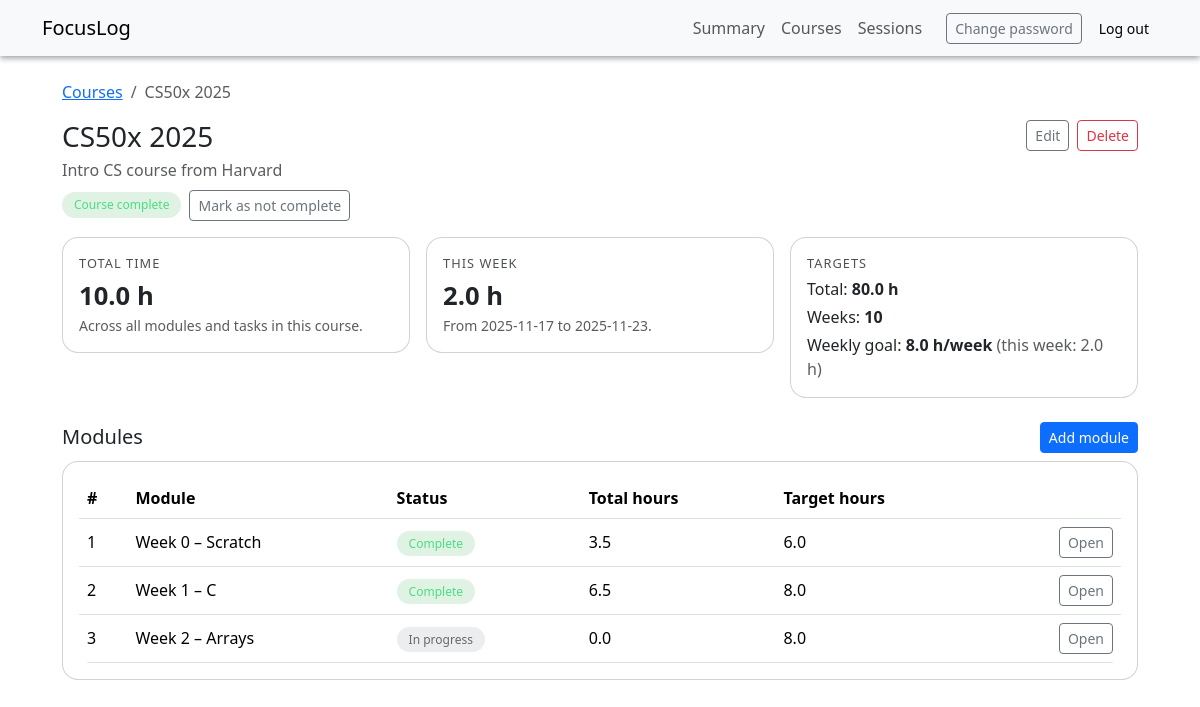
The app's page /courses/1 (signed in) with its own data.
### tables this page shows
CREATE TABLE courses (
    id                   INTEGER PRIMARY KEY AUTOINCREMENT,
    user_id              INTEGER NOT NULL,
    name                 TEXT NOT NULL,
    description          TEXT,
    target_total_hours   REAL,
    target_weeks         INTEGER,
    target_hours_per_week REAL,
    completed            INTEGER NOT NULL DEFAULT 0,
    FOREIGN KEY (user_id) REFERENCES users(id)
);

CREATE TABLE modules (
    id           INTEGER PRIMARY KEY AUTOINCREMENT,
    course_id    INTEGER NOT NULL,
    name         TEXT NOT NULL,
    order_index  INTEGER NOT NULL DEFAULT 1,
    target_hours REAL,
    completed    INTEGER NOT NULL DEFAULT 0,
    FOREIGN KEY (course_id) REFERENCES courses(id)
);

### app.py (the view)
@app.route("/courses/<int:course_id>")
@login_required
def course_detail(course_id):
    course = get_course_or_404(course_id)
    user_id = session["user_id"]
    db = get_db()
    cur = db.execute(
        """
        SELECT COALESCE(SUM(s.duration_minutes), 0) AS total_minutes
        FROM modules m
        LEFT JOIN tasks t ON t.module_id = m.id
        LEFT JOIN sessions s
          ON s.task_id = t.id
         AND s.user_id = ?
        WHERE m.course_id = ?;
        """,
        (user_id, course_id),
    )
    course_minutes = cur.fetchone()["total_minutes"]
    today = date.today()
    start_of_week = today - timedelta(days=today.weekday())  # Monday
    end_of_week = start_of_week + timedelta(days=6)
    start_str = start_of_week.isoformat()
    end_str = end_of_week.isoformat()
    cur = db.execute(
        """
        SELECT COALESCE(SUM(s.duration_minutes), 0) AS weekly_minutes
        FROM modules m
        LEFT JOIN tasks t ON t.module_id = m.id
        LEFT JOIN sessions s
          ON s.task_id = t.id
         AND s.user_id = ?
         AND s.date >= ?
         AND s.date <= ?
        WHERE m.course_id = ?;
        """,
        (user_id, start_str, end_str, course_id),
    )
    weekly_minutes = cur.fetchone()["weekly_minutes"]
    cur = db.execute(
        """
        SELECT m.id,
               m.name,
               m.order_index,
               m.completed,
               m.target_hours,
               COALESCE(SUM(s.duration_minutes), 0) AS total_minutes
        FROM modules m
        LEFT JOIN tasks t ON t.module_id = m.id
        LEFT JOIN sessions s
          ON s.task_id = t.id
         AND s.user_id = ?
        WHERE m.course_id = ?
        GROUP BY m.id
        ORDER BY m.order_index;
        """,
        (user_id, course_id),
    )
    modules = cur.fetchall()
    return render_template(
        "courses/detail.html",
        course=course,
        course_minutes=course_minutes,
        weekly_minutes=weekly_minutes,
        modules=modules,
        start_of_week=start_of_week,
        end_of_week=end_of_week,
    )

### app.py (called while the page is built)
def get_db():
    if "db" not in g:
        db_path = app.config["DATABASE"]
        conn = sqlite3.connect(db_path)
        conn.row_factory = sqlite3.Row
        g.db = conn
    return g.db

def get_course_or_404(course_id):
    user_id = session.get("user_id")
    db = get_db()
    cur = db.execute(
        "SELECT * FROM courses WHERE id = ? AND user_id = ?",
        (course_id, user_id),
    )
    course = cur.fetchone()
    if course is None:
        abort(404)
    return course

### helpers.py (called while the page is built)
def login_required(f):
    @wraps(f)
    def decorated(*args, **kwargs):
        if "user_id" not in session:
            return redirect(url_for("login"))
        return f(*args, **kwargs)
    return decorated

### templates/courses/detail.html
{% extends "layout.html" %}
{% block body %}
<nav aria-label="breadcrumb">
  <ol class="breadcrumb">
    <li class="breadcrumb-item">
      <a href="{{ url_for('courses') }}">Courses</a>
    </li>
    <li class="breadcrumb-item active" aria-current="page">
      {{ course.name }}
    </li>
  </ol>
</nav>
<div class="d-flex justify-content-between align-items-start mb-3">
  <div>
    <h1 class="h3 mb-1">{{ course.name }}</h1>
    {% if course.description %}
      <p class="text-muted mb-2">{{ course.description }}</p>
    {% endif %}
    <div class="d-flex flex-wrap gap-2 align-items-center">
      {% if course.completed %}
        <span class="badge-complete">Course complete</span>
      {% else %}
        <span class="badge-incomplete">In progress</span>
      {% endif %}
      <form
        action="{{ url_for('course_toggle_complete', course_id=course.id) }}"
        method="post"
        class="d-inline"
      >
        <button class="btn btn-sm btn-outline-secondary" type="submit">
          {% if course.completed %}Mark as not complete{% else %}Mark as complete{% endif %}
        </button>
      </form>
    </div>
  </div>
  <div class="d-flex gap-2">
    <a
      class="btn btn-sm btn-outline-secondary"
      href="{{ url_for('course_edit', course_id=course.id) }}"
    >
      Edit
    </a>
    <form
      action="{{ url_for('course_delete', course_id=course.id) }}"
      method="post"
      onsubmit="return confirm('Delete this course and everything under it?');"
    >
      <button class="btn btn-sm btn-outline-danger" type="submit">
        Delete
      </button>
    </form>
  </div>
</div>
<div class="row g-3 mb-4">
  <div class="col-md-4">
    <div class="card p-3">
      <div class="metric-label mb-1">Total time</div>
      <div class="metric-value">
        {{ (course_minutes or 0) / 60 | round(1) }} h
      </div>
      <p class="text-muted small mb-0">
        Across all modules and tasks in this course.
      </p>
    </div>
  </div>
  <div class="col-md-4">
    <div class="card p-3">
      <div class="metric-label mb-1">This week</div>
      <div class="metric-value">
        {{ (weekly_minutes or 0) / 60 | round(1) }} h
      </div>
      <p class="text-muted small mb-0">
        From {{ start_of_week }} to {{ end_of_week }}.
      </p>
    </div>
  </div>
  <div class="col-md-4">
    <div class="card p-3">
      <div class="metric-label mb-1">Targets</div>
      <p class="mb-1">
        Total:
        {% if course.target_total_hours %}
          <strong>{{ course.target_total_hours | round(1) }} h</strong>
        {% else %}
          <span class="text-muted">–</span>
        {% endif %}
      </p>
      <p class="mb-1">
        Weeks:
        {% if course.target_weeks %}
          <strong>{{ course.target_weeks }}</strong>
        {% else %}
          <span class="text-muted">–</span>
        {% endif %}
      </p>
      <p class="mb-0">
        Weekly goal:
        {% if course.target_hours_per_week %}
          <strong>{{ course.target_hours_per_week | round(1) }} h/week</strong>
          {% if weekly_minutes %}
            <span class="text-muted">
              (this week: {{ (weekly_minutes or 0) / 60 | round(1) }} h)
            </span>
          {% endif %}
        {% else %}
          <span class="text-muted">–</span>
        {% endif %}
      </p>
    </div>
  </div>
</div>
<div class="d-flex justify-content-between align-items-center mb-2">
  <h2 class="h5 mb-0">Modules</h2>
  <a
    class="btn btn-sm btn-primary"
    href="{{ url_for('module_new', course_id=course.id) }}"
  >
    Add module
  </a>
</div>
{% if modules %}
  <div class="card p-3">
    <div class="table-responsive">
      <table class="table align-middle mb-0">
        <thead>
          <tr>
            <th>#</th>
            <th>Module</th>
            <th>Status</th>
            <th>Total hours</th>
            <th>Target hours</th>
            <th></th>
          </tr>
        </thead>
        <tbody>
          {% for m in modules %}
            <tr>
              <td>{{ m.order_index }}</td>
              <td>{{ m.name }}</td>
              <td>
                {% if m.completed %}
                  <span class="badge-complete">Complete</span>
                {% else %}
                  <span class="badge-incomplete">In progress</span>
                {% endif %}
              </td>
              <td>{{ (m.total_minutes or 0) / 60 | round(1) }}</td>
              <td>
                {% if m.target_hours %}
                  {{ m.target_hours | round(1) }}
                {% else %}
                  -
                {% endif %}
              </td>
              <td class="text-end">
                <a
                  class="btn btn-sm btn-outline-secondary"
                  href="{{ url_for('module_detail', module_id=m.id) }}"
                >
                  Open
                </a>
              </td>
            </tr>
          {% endfor %}
        </tbody>
      </table>
    </div>
  </div>
{% else %}
  <p class="text-muted">No modules yet. Add modules to break the course into weeks or topics.</p>
{% endif %}
{% endblock %}

### static/styles.css (style rules this page uses)
body { min-height: 100vh; }
.card { border-radius: 1rem; }
.table { margin-bottom: 0; border-radius: 0.75rem; overflow: hidden; }
.table thead th { border-bottom-width: 1px; }
.badge-complete { background-color: rgba(40, 167, 69, 0.15); color: #4ade80; border-radius: 999px; padding: 0.25rem 0.75rem; font-size: 0.75rem; font-weight: 500; }
.badge-incomplete { background-color: rgba(156, 163, 175, 0.2); color: rgba(104, 104, 104); border-radius: 999px; padding: 0.25rem 0.75rem; font-size: 0.75rem; font-weight: 500; }
.metric-label { font-size: 0.8rem; letter-spacing: 0.08em; text-transform: uppercase; opacity: 0.8; }
.metric-value { font-size: 1.6rem; font-weight: 600; }
.breadcrumb { background-color: transparent; padding-left: 0; margin-bottom: 1rem; }

### records on screen
courses: name "CS50x 2025", description "Intro CS course from Harvard", target_total_hours "80.0", target_weeks "10", target_hours_per_week "8.0"
modules: order_index "1", name "Week 0 – Scratch", completed "Complete", total_minutes "3.5", target_hours "6.0"
modules: order_index "2", name "Week 1 – C", completed "Complete", total_minutes "6.5", target_hours "8.0"
modules: order_index "3", name "Week 2 – Arrays", completed "In progress", total_minutes "0.0", target_hours "8.0"

### other values on screen
{{ (course_minutes or 0) / 60 | round(1) }} "10.0"
{{ (weekly_minutes or 0) / 60 | round(1) }} "2.0"
{{ start_of_week }} "2025-11-17"
{{ end_of_week }} "2025-11-23"
